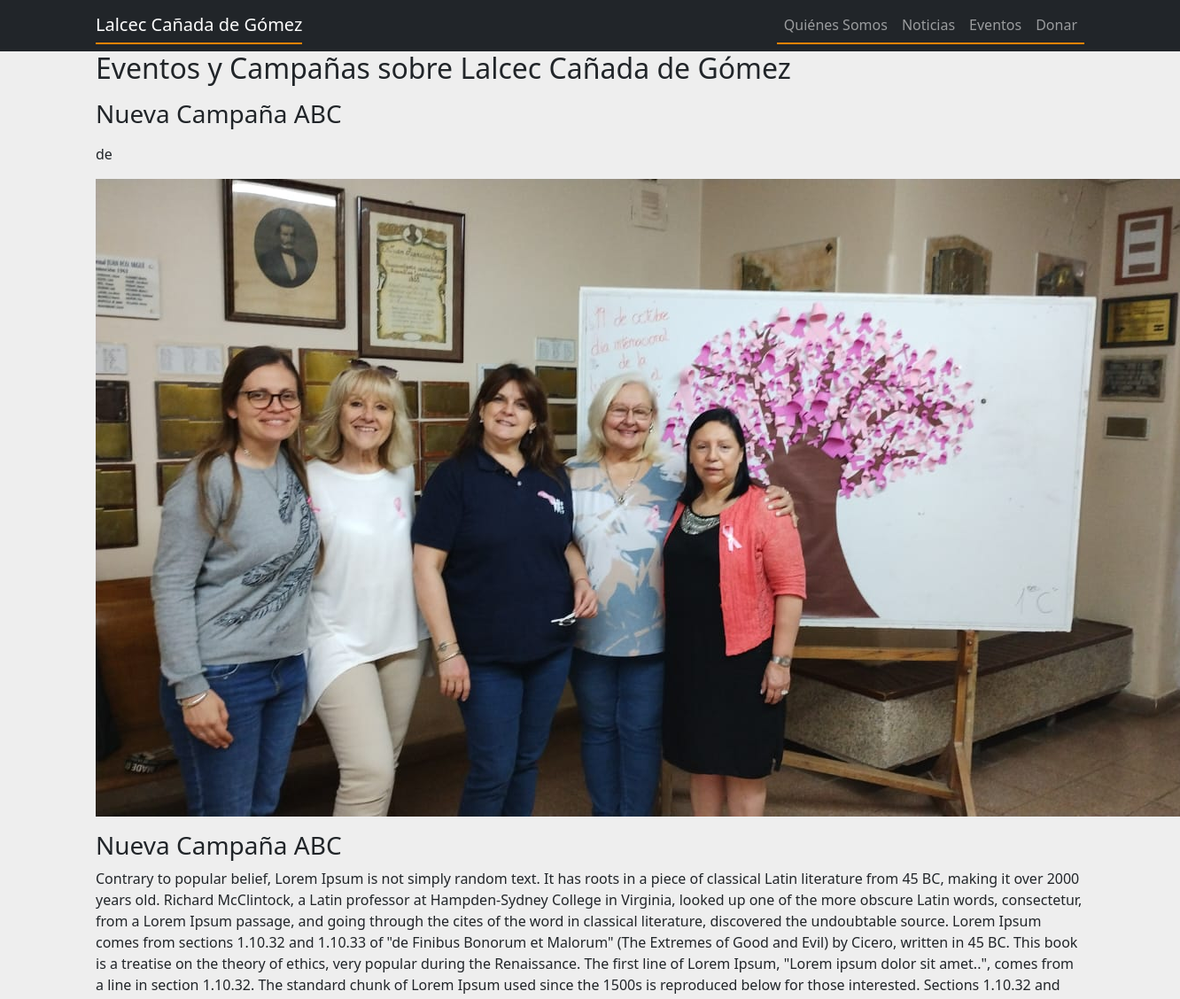
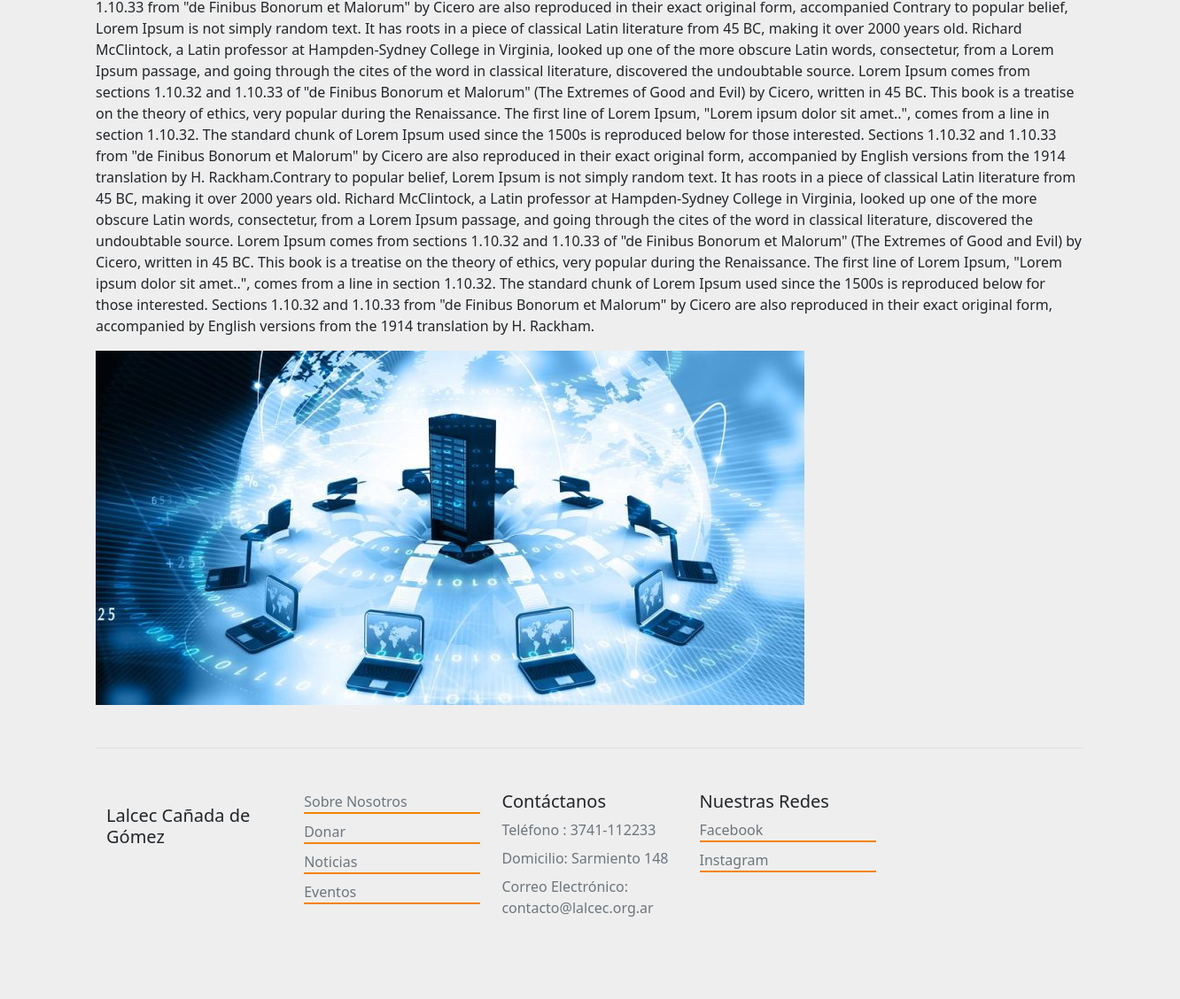
/eventos, run on the app's committed database (2 pictures, top to bottom).
### website/models.py (models this page shows, shortened)
class Eventos(models.Model):
    id_evento = models.AutoField(primary_key=True)
    fecha_evento = models.DateField(auto_now_add=True, blank=True)
    titulo_evento = models.CharField(max_length=100)
    desarrollo_evento = RichTextField()
    imagen_evento = models.ImageField(upload_to='media/evento', null=True)
    class Meta():
        verbose_name = 'Evento'
        verbose_name_plural = 'Eventos'

### website/views.py (the view)
# urls.py: path('eventos', views.eventos, name="eventos"),
def eventos(request):
    evento = Eventos.objects.all().order_by('-id_evento')
    context = {'eventos': evento}
    return render(request, 'usuarios/eventos.html', context)

### website/templates/usuarios/eventos.html (shortened to what this page needs)
{% extends 'layout.html' %}
{% load static %}
{% block content %}
<html lang="en">
<head>
  <link rel="stylesheet" href="{% static 'css/general.css' %}">
</head>
<body>
  <div class="section-title">
    <h2>Eventos y Campañas sobre Lalcec Cañada de Gómez</h2>
  </div>
  <div class="listaEventos">
    {% if eventos %}
    {% for evento in eventos %}
    <p>
      <h3>{{ evento.titulo_evento }}</h3>
      <p>{{ evento.desarrollo_evento|safe }}</p>
      <img src="{{ evento.imagen_evento }}">
      </p>
    {% endfor %}
    {% else %}
      <h2>No hay eventos</h2>
    {% endif %}
  </div>
      <div class="container">
        <footer class="row row-cols-1 row-cols-sm-2 row-cols-md-5 py-5 my-5 border-top">
        <div class="col mb-2">
          <p class="text-muted">
            <h5>Lalcec Cañada de Gómez</h5>
          </p>
        </div>
        <div class="col mb-2">
          <ul class="nav flex-column">
          <li class="nav-item mb-2">
            <a href="{% url 'website:Informacion' %}" class="nav-link p-0 text-muted">Sobre Nosotros</a>
          </li>
          <li class="nav-item mb-2">
            <a href="{% url 'website:formulario' %}" class="nav-link p-0 text-muted">Donar</a>
          </li>
          <li class="nav-item mb-2">
          <a href="{% url 'website:noticias' %}" class="nav-link p-0 text-muted">Noticias</a>
        </li>
        <li class="nav-item mb-2">
          <a href="{% url 'website:eventos' %}" class="nav-link p-0 text-muted">Eventos</a>
        </li>
          </ul>
        </div>
        <div class="col mb-2">
          <ul class="nav flex-column">
            <h5>Contáctanos</h5>
          <li class="nav-item mb-2 text-muted">
            Teléfono : 3741-112233
          </li>
          <li class="nav-item mb-2 text-muted">
            Domicilio: Sarmiento 148
          </li>
          <li class="nav-item mb-2 text-muted">
            Correo Electrónico: contacto@lalcec.org.ar
          </li>
          </ul>
          </div>
          <div class="col mb-2">
          <ul class="nav flex-column">
            <h5>Nuestras Redes</h5>
            <li class="nav-item mb-2">
            <a href="https://www.facebook.com/alcec.canadadegomez/" class="nav-link p-0 text-muted">Facebook</a>
          </li>
            <li class="nav-item mb-2">
            <a href="https://www.instagram.com/lalceccdadegomez/?hl=es-la" class="nav-link p-0 text-muted">Instagram</a>
          </li>
          </ul>
          </div>
        </footer>
      </div>
</body>
</html>
{% endblock %}

### website/static/css/general.css (style rules this page uses)
* { padding: 0; margin: 0; box-sizing: border-box; }
body { background: #eee; }
a { text-decoration:none; color: #f58301; border-bottom:2px solid #f58301; }

### data on the page
Eventos: titulo_evento "Nueva Campaña ABC", desarrollo_evento "de", imagen_evento (picture)
Eventos: titulo_evento "Nueva Campaña ABC", desarrollo_evento "Contrary to popular belief, Lorem Ipsum is not simply random text. It has roots in a piece of classical Latin literature from 45 BC, making it over 2000 years old. Richard McClintock, a Latin professor at Hampden-Sydney College in Virginia, looked up one of the more obscure Latin words, consectetur, from a Lorem Ipsum passage, and going through the cites of the word in classical literature, discovered the undoubtable source. Lorem Ipsum comes from sections 1.10.32 and 1.10.33 of \"de Finibus Bonorum et Malorum\" (The Extremes of Good and Evil) by Cicero, written in 45 BC. This book is a treatise on the theory of ethics, very popular during the Renaissance. The first line of Lorem Ipsum,…", imagen_evento (picture)
